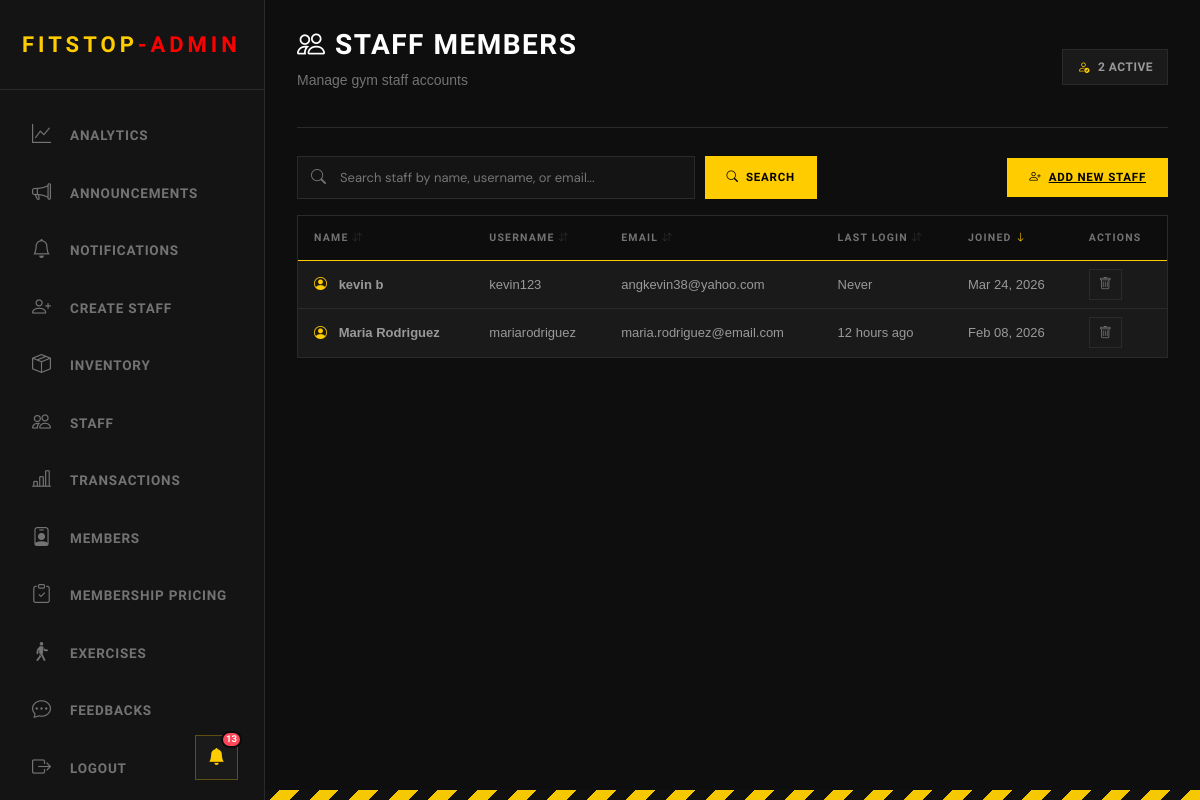
Before: /admin/view_staff.php (signed in) with the older database file.
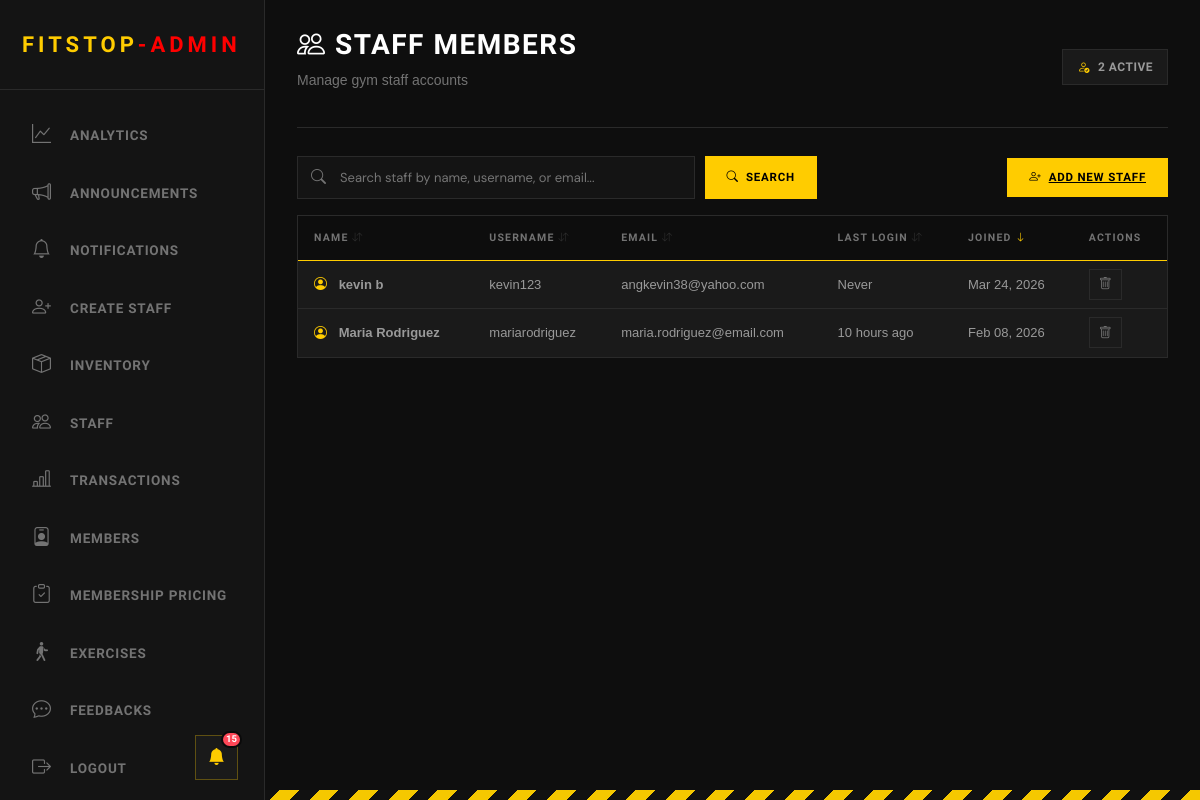
After: the same page with the newer database file.
### tables this page shows
CREATE TABLE "users" (   id INTEGER PRIMARY KEY AUTOINCREMENT,   username VARCHAR(50) NOT NULL UNIQUE,   first_name VARCHAR(50) NOT NULL,   last_name VARCHAR(50) NOT NULL,   email VARCHAR(100) NOT NULL UNIQUE,   password VARCHAR(255) NOT NULL,   user_type VARCHAR(50),   verification_code VARCHAR(50) DEFAULT NULL,   verification_code_expiration TIMESTAMP DEFAULT NULL,   is_verified BOOLEAN DEFAULT FALSE,   profile_picture BLOB,   last_logged_in TIMESTAMP DEFAULT NULL,   created_at TIMESTAMP DEFAULT CURRENT_TIMESTAMP,   updated_at TIMESTAMP DEFAULT CURRENT_TIMESTAMP , "points" INTEGER NOT NULL DEFAULT 0, dpa_consent INTEGER NOT NULL DEFAULT 0, dpa_consent_at TIMESTAMP DEFAULT NULL);

### admin/includes/header_admin.php (the view, shortened to what the changed rows need)
<?php
include('../login/connection.php');
$unread_stmt = $pdo->query("SELECT COUNT(*) as count FROM notification_history WHERE is_read = 0");
$unread_count = $unread_stmt->fetch()['count'];
?>
<head>
    <link rel="stylesheet" href="../staff/staff.css">
    <link href="../styles.css" rel="stylesheet">
    <link rel="stylesheet" href="https://cdnjs.cloudflare.com/ajax/libs/font-awesome/6.4.0/css/all.min.css">
    <link rel="stylesheet" href="https://cdn.jsdelivr.net/npm/bootstrap-icons@1.11.0/font/bootstrap-icons.css">
</head>
<body>
    <div style="position: fixed; bottom: 20px; left: calc(var(--sidebar-w) - 70px); z-index: 1001;">
        <div class="notif-wrapper">
            <button class="notif-bell-btn" id="notifBellBtn">
                <i class="bi bi-bell-fill"></i>
                <?php if ($unread_count > 0): ?>
                    <span class="notif-badge"><?php echo $unread_count; ?></span>
                <?php endif; ?>
            </button>
        </div>
    </div>
</body>

### admin/view_staff.php (shortened to what the changed rows need)
<?php
include("../Login/connection.php");
$search = isset($_GET['search']) ? trim($_GET['search']) : '';
$sort_by = isset($_GET['sort']) ? $_GET['sort'] : 'created_at';
$sort_order = isset($_GET['order']) ? $_GET['order'] : 'DESC';
$sort_order = ($sort_order === 'ASC') ? 'ASC' : 'DESC';
$where_clause = "WHERE user_type = 'staff'";
$params = [];
$query = "SELECT id, username, first_name, last_name, email, last_logged_in, created_at
          FROM users
          $where_clause
          ORDER BY $sort_by $sort_order";
$stmt = $pdo->prepare($query);
$stmt->execute($params);
$staff_members = $stmt->fetchAll();
function timeAgo($datetime)
{
    if (!$datetime)
        return 'Never';
    $time = strtotime($datetime);
    $diff = time() - $time;
    if ($diff < 86400)
        return floor($diff / 3600) . ' hours ago';
    return date('M d, Y', $time);
}
function getSortUrl($column, $current_sort, $current_order, $search) {
    $new_order = 'ASC';
    return "?sort=$column&order=$new_order" . ($search ? "&search=" . urlencode($search) : "");
}
function getSortIcon($column, $current_sort, $current_order) {
    if ($current_sort !== $column) {
        return '<i class="bi bi-arrow-down-up" style="opacity: 0.3; font-size: 10px;"></i>';
    }
    return $current_order === 'ASC'
        ? '<i class="bi bi-arrow-up" style="color: var(--hazard); font-size: 10px;"></i>'
        : '<i class="bi bi-arrow-down" style="color: var(--hazard); font-size: 10px;"></i>';
}
?>
<!DOCTYPE html>
<html>
<head>
    <link rel="stylesheet" href="https://cdn.jsdelivr.net/npm/bootstrap-icons@1.11.0/font/bootstrap-icons.css">
    <link href="https://cdn.jsdelivr.net/npm/bootstrap@5.3.8/dist/css/bootstrap.min.css" rel="stylesheet"
>
</head>
<body>
    <?php include('includes/header_admin.php') ?>
    <div class="main-content">
        <div class="topbar">
            <div class="topbar-left">
                <h1><i class="bi bi-people"></i> Staff Members</h1>
            </div>
        </div>
        <section>
            <div class="inventory-table">
                <table>
                    <thead>
                        <tr>
                            <th class="sortable-header" onclick="window.location.href='<?php echo getSortUrl('first_name', $sort_by, $sort_order, $search); ?>'">
                                Name <?php echo getSortIcon('first_name', $sort_by, $sort_order); ?>
                            </th>
                            <th class="sortable-header" onclick="window.location.href='<?php echo getSortUrl('username', $sort_by, $sort_order, $search); ?>'">
                                Username <?php echo getSortIcon('username', $sort_by, $sort_order); ?>
                            </th>
                            <th class="sortable-header" onclick="window.location.href='<?php echo getSortUrl('email', $sort_by, $sort_order, $search); ?>'">
                                Email <?php echo getSortIcon('email', $sort_by, $sort_order); ?>
                            </th>
                            <th class="sortable-header" onclick="window.location.href='<?php echo getSortUrl('last_logged_in', $sort_by, $sort_order, $search); ?>'">
                                Last Login <?php echo getSortIcon('last_logged_in', $sort_by, $sort_order); ?>
                            </th>
                            <th class="sortable-header" onclick="window.location.href='<?php echo getSortUrl('created_at', $sort_by, $sort_order, $search); ?>'">
                                Joined <?php echo getSortIcon('created_at', $sort_by, $sort_order); ?>
                            </th>
                            <th>Actions</th>
                        </tr>
                    </thead>
                    <tbody>
                        <?php if (count($staff_members) > 0): ?>
                            <?php foreach ($staff_members as $staff): ?>
                                <?php
                                $full_name = htmlspecialchars($staff['first_name'] . ' ' . $staff['last_name']);
                                $username = htmlspecialchars($staff['username']);
                                $email = htmlspecialchars($staff['email']);
                                $last_login = timeAgo($staff['last_logged_in']);
                                $joined = date('M d, Y', strtotime($staff['created_at']));
                                ?>
                                <tr>
                                    <td>
                                        <i class='bi bi-person-circle' style='color: var(--hazard); margin-right: 8px;'></i>
                                        <strong><?php echo $full_name; ?></strong>
                                    </td>
                                    <td><?php echo $username; ?></td>
                                    <td><?php echo $email; ?></td>
                                    <td><?php echo $last_login; ?></td>
                                    <td><?php echo $joined; ?></td>
                                    <td>
                                        <a href='process_delete_staff.php?id=<?php echo $staff['id']; ?>' class='btn-icon' onclick='return confirm("Are you sure you want to remove this staff member?")'>
                                            <i class='bi bi-trash'></i>
                                        </a>
                                    </td>
                                </tr>
                            <?php endforeach; ?>
                        <?php endif; ?>
                    </tbody>
                </table>
            </div>
        </section>
    </div>
</body>
</html>

Changed rows visible on the page:
changed users "Maria Rodriguez": last_logged_in "12 hours ago" → "10 hours ago"
Other visible differences:
$unread_count: "13" → "15"
